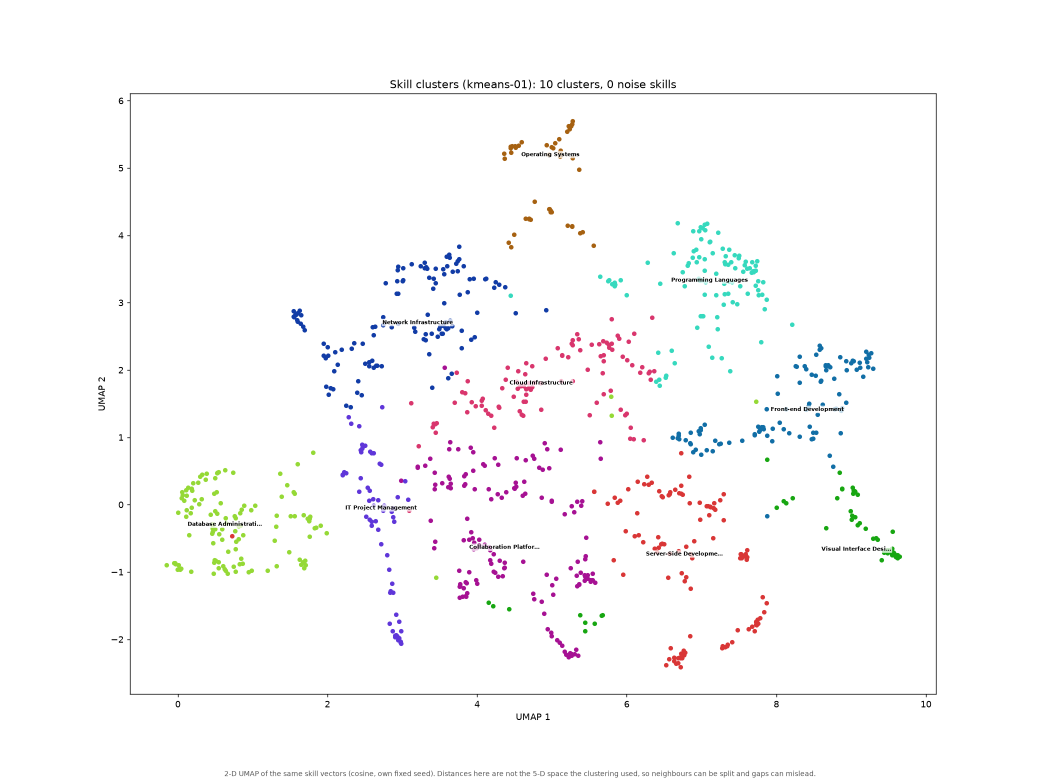
#> input picture data/pipeline_run_v7/taxonomy/plots/cluster_map.png, 2080 x 1560 px, found by its file name (shown at 1/2 size)
$ python crop_taxonomy_image.py
#> lines starting #> are read from the running program, lines starting #| are printed output that depends on the picture; after the words box and inside, x2 and y2 are one past the last pixel; in counts of white or black regions, pixels touching at a corner belong together
"""Crop white margins and the footnote line off the regenerated taxonomy cluster map.

Usage: uv run python scripts/python/slides/crop_taxonomy_image.py [SRC.png] [DEST.png]
The footnote is the last text row, below FOOTNOTE_CUTOFF_FRACTION of the image height; the
slide's speaker notes carry that sentence instead.
"""

from __future__ import annotations

import sys
from pathlib import Path

from PIL import Image, ImageChops

DEFAULT_SRC = Path("docs/presentation/plot_v7/cluster_map.png")
DEFAULT_DEST = Path("docs/presentation/screenshots/taxonomy.png")
FOOTNOTE_CUTOFF_FRACTION = 0.96
PADDING_PX = 12
WHITE_THRESHOLD = 245


def crop_margins(src: Path, dest: Path) -> tuple[int, int]:
    """Write the cropped image to ``dest`` and return its (width, height)."""
    image = Image.open(src).convert("RGB")
    body = image.crop((0, 0, image.width, int(image.height * FOOTNOTE_CUTOFF_FRACTION)))
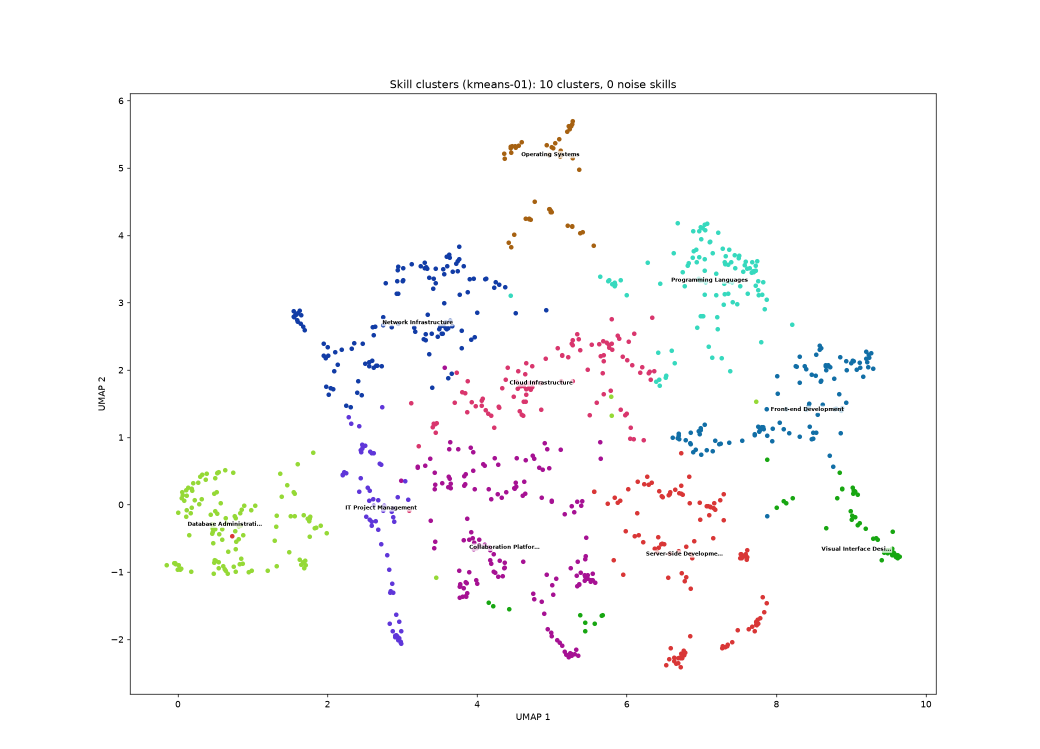
#> body: PIL image 2080x1497 RGB (shown at 1/2 size); mean R, G, B 251.3, 251, 251.3
    mask = ImageChops.invert(body.convert("L").point(lambda v: 255 if v < WHITE_THRESHOLD else 0))
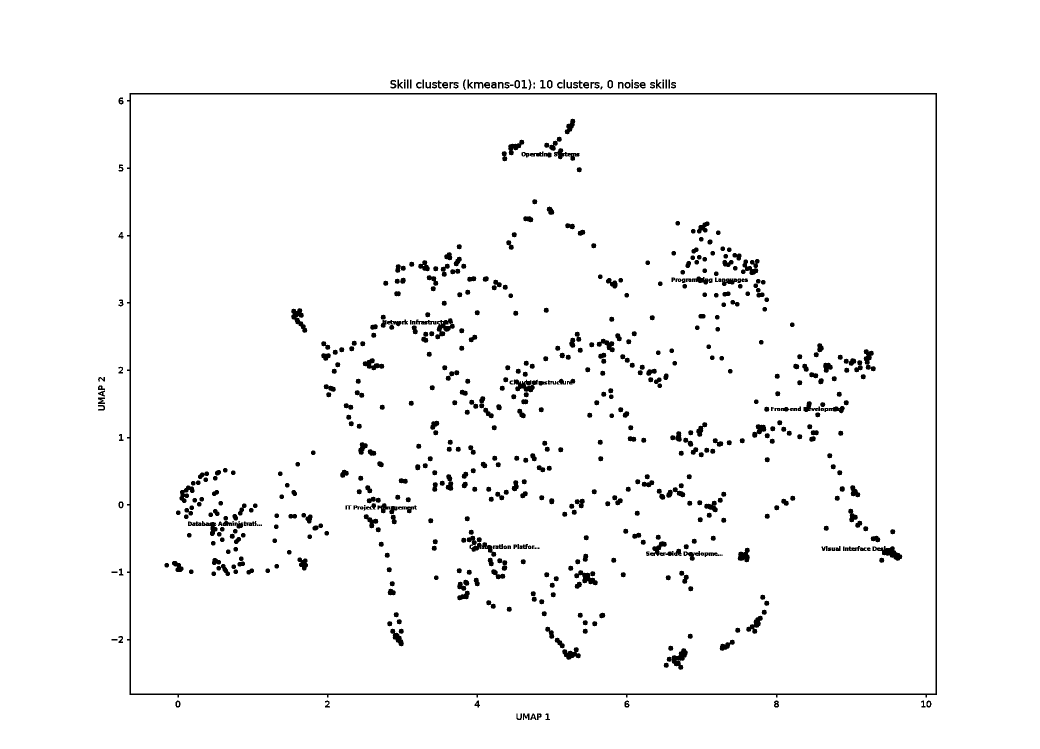
#> mask: PIL image 2080x1497 L (shown at 1/2 size); 97% white; 631 black regions (15 under 20 px), largest, box (x1, y1, x2, y2) and area: (254, 186, 1874, 1395) 17103, (922, 1071, 993, 1114) 974, (1028, 759, 1076, 795) 850
    box = ImageChops.invert(mask).getbbox()
#> box = (196, 159, 1874, 1440)
    left, top, right, bottom = box
#> left = 196; top = 159; right = 1874; bottom = 1440
    padded = (max(left - PADDING_PX, 0), max(top - PADDING_PX, 0),
              min(right + PADDING_PX, body.width), min(bottom + PADDING_PX, body.height))
#> padded = (184, 147, 1886, 1452)
    cropped = body.crop(padded)
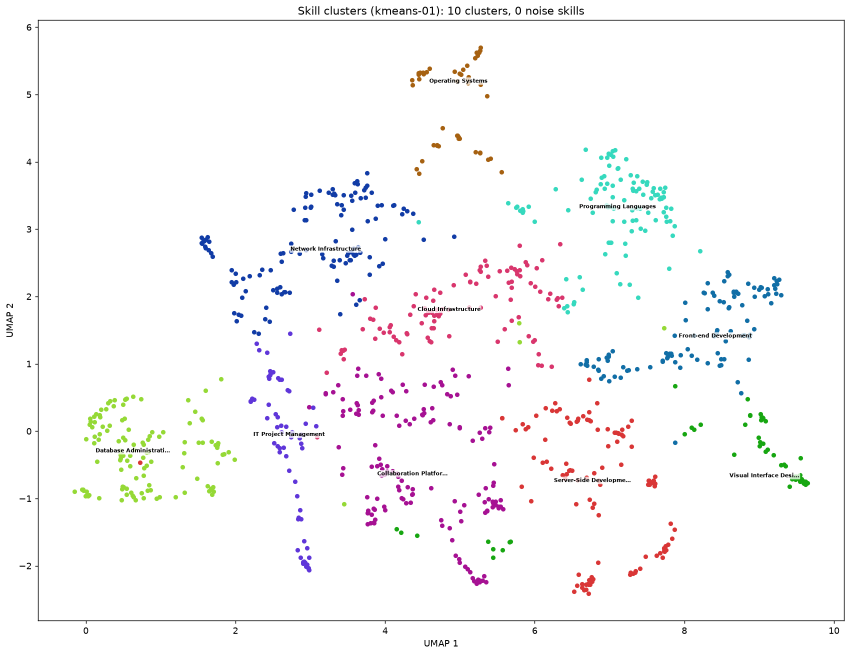
#> cropped: PIL image 1702x1305 RGB (shown at 1/2 size); mean R, G, B 249.7, 249.4, 249.9
    dest.parent.mkdir(parents=True, exist_ok=True)
    cropped.save(dest)
    return cropped.size


if __name__ == "__main__":
    source = Path(sys.argv[1]) if len(sys.argv) > 1 else DEFAULT_SRC
    target = Path(sys.argv[2]) if len(sys.argv) > 2 else DEFAULT_DEST
    print(crop_margins(source, target))

$ run again, with data/pipeline_run_v7/taxonomy/plots/cluster_corpus_balance.png copied over data/pipeline_run_v7/taxonomy/plots/cluster_map.png
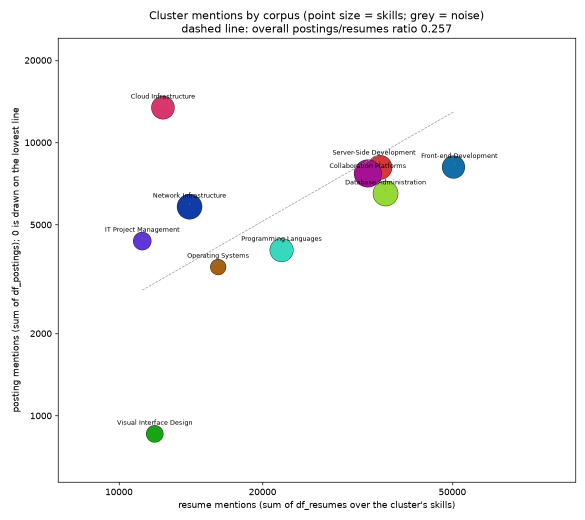
#> input picture data/pipeline_run_v7/taxonomy/plots/cluster_corpus_balance.png, 1170 x 1040 px, found by its file name (shown at 1/2 size)
#> in crop_margins, `mask = ImageChops.invert(body.convert("L").point(lambda v: 255 if v < ..`:
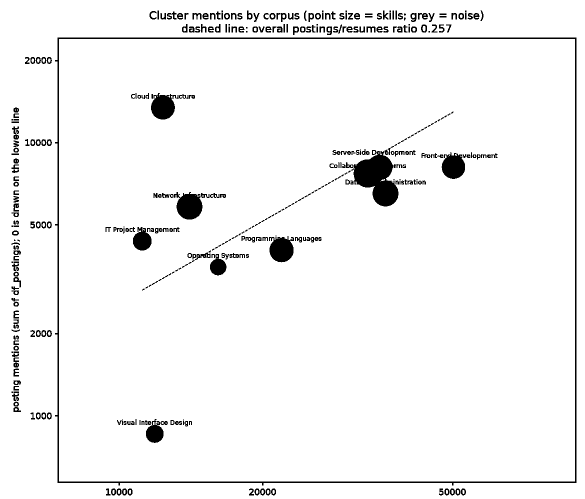
#> mask: PIL image 1170x998 L (shown at 1/2 size); 95.7% white; 399 black regions (112 under 20 px), largest, box (x1, y1, x2, y2) and area: (110, 75, 1153, 971) 11658, (702, 299, 797, 413) 6061, (348, 384, 405, 439) 2237
#> box = (23, 21, 1153, 991)
#> left = 23; top = 21; right = 1153; bottom = 991
#> padded = (11, 9, 1165, 998)
#> in crop_margins, `cropped = body.crop(padded)`:
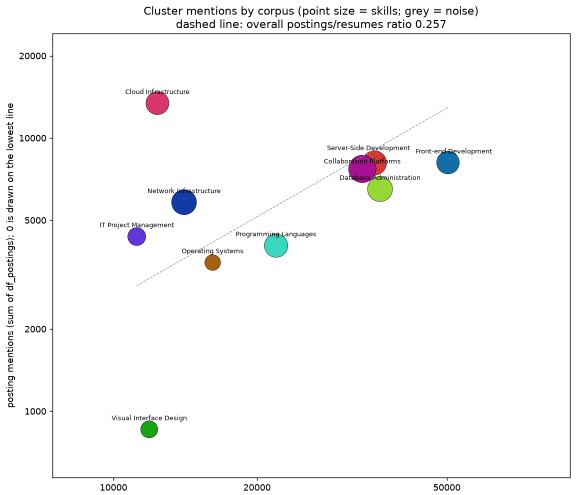
#> cropped: PIL image 1154x989 RGB (shown at 1/2 size); mean R, G, B 248.7, 248.6, 248.8

$ run again, with data/pipeline_run_v7/taxonomy/plots/cluster_one_corpus.png copied over data/pipeline_run_v7/taxonomy/plots/cluster_map.png
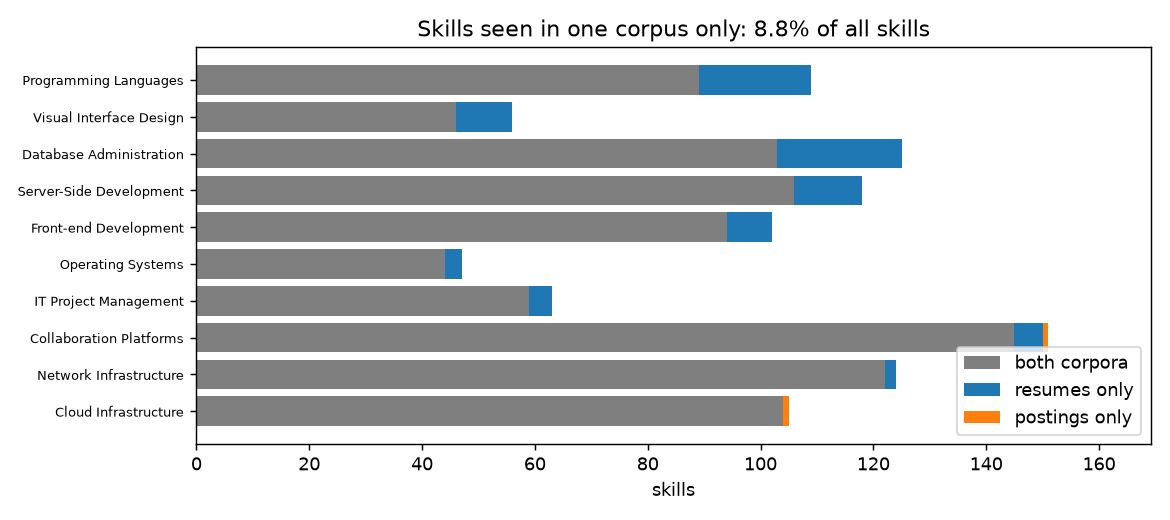
#> input picture data/pipeline_run_v7/taxonomy/plots/cluster_one_corpus.png, 1170 x 520 px, found by its file name
#> in crop_margins, `mask = ImageChops.invert(body.convert("L").point(lambda v: 255 if v < ..`:
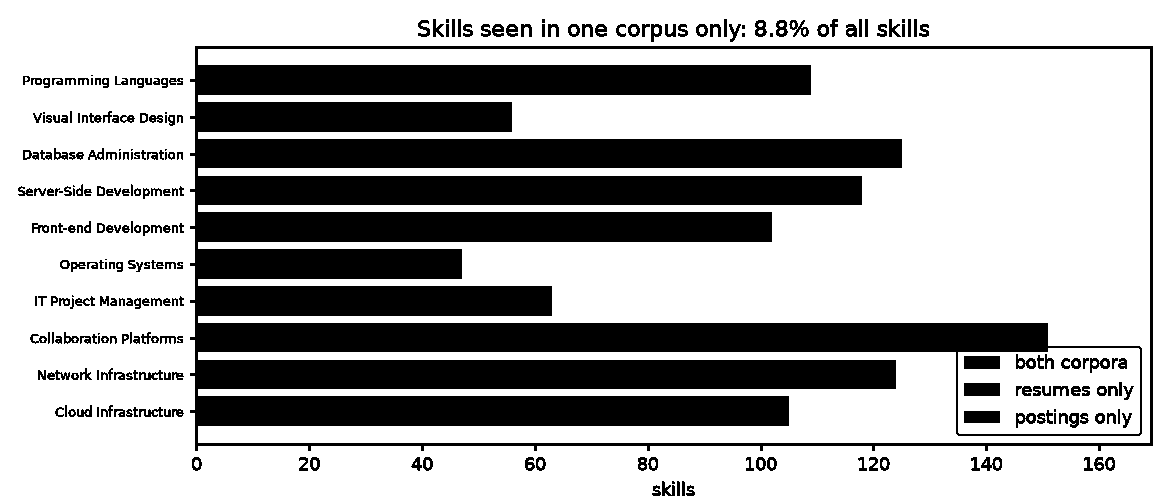
#> mask: PIL image 1170x499 L; 67.3% white; 273 black regions (29 under 20 px), largest, box (x1, y1, x2, y2) and area: (190, 46, 1153, 451) 175151, (964, 356, 1000, 369) 468, (964, 383, 1000, 396) 468
#> box = (18, 19, 1153, 496)
#> left = 18; top = 19; right = 1153; bottom = 496
#> padded = (6, 7, 1165, 499)
#> in crop_margins, `cropped = body.crop(padded)`:
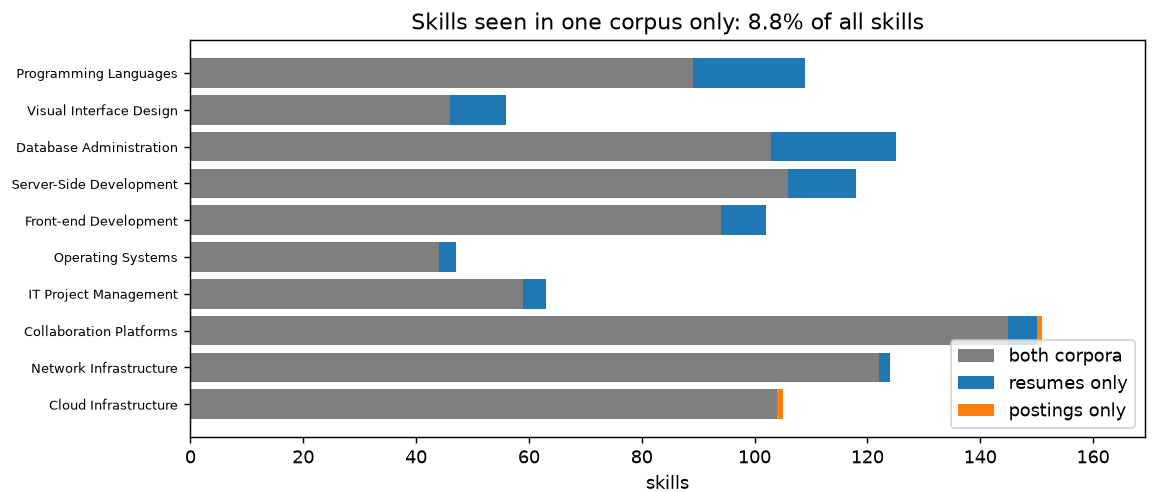
#> cropped: PIL image 1159x492 RGB; mean R, G, B 209.4, 211.5, 212.9

$ run again, with data/pipeline_run_v7/taxonomy/plots/cluster_sizes.png copied over data/pipeline_run_v7/taxonomy/plots/cluster_map.png
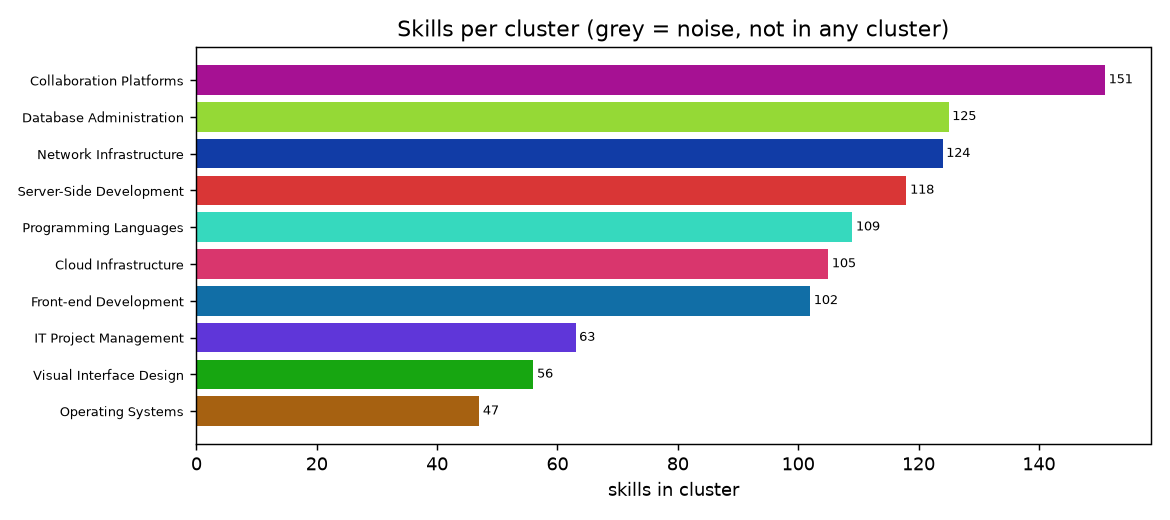
#> input picture data/pipeline_run_v7/taxonomy/plots/cluster_sizes.png, 1170 x 520 px, found by its file name
#> in crop_margins, `mask = ImageChops.invert(body.convert("L").point(lambda v: 255 if v < ..`:
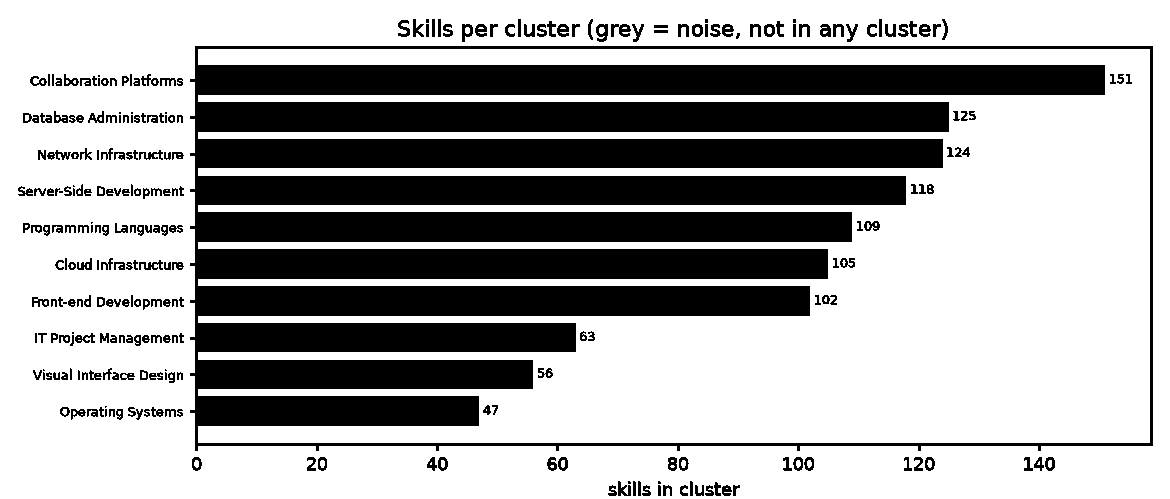
#> mask: PIL image 1170x499 L; 65.7% white; 271 black regions (28 under 20 px), largest, box (x1, y1, x2, y2) and area: (190, 46, 1153, 451) 186246, (611, 24, 631, 37) 159, (596, 24, 608, 42) 137
#> box = (18, 19, 1153, 496)
#> left = 18; top = 19; right = 1153; bottom = 496
#> padded = (6, 7, 1165, 499)
#> in crop_margins, `cropped = body.crop(padded)`:
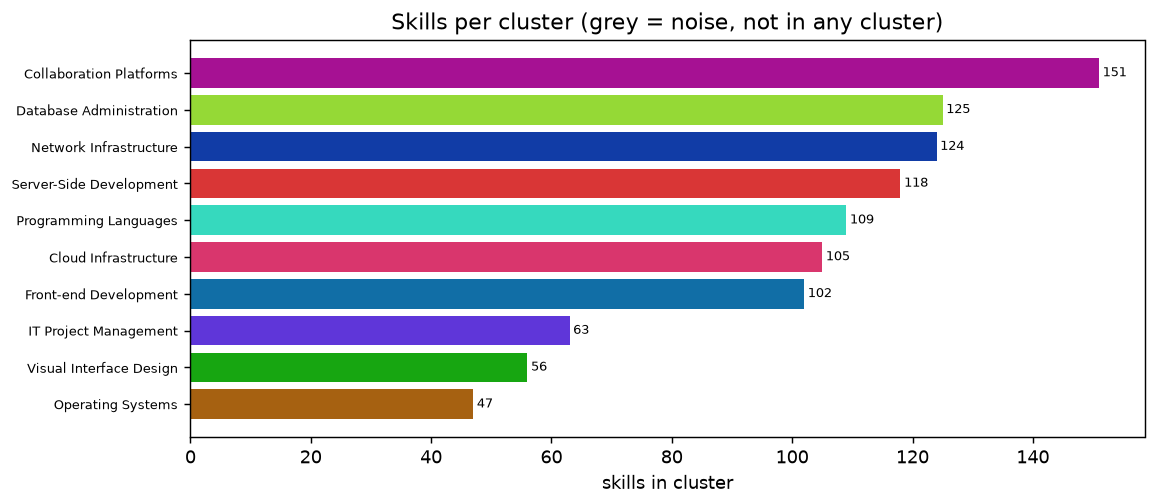
#> cropped: PIL image 1159x492 RGB; mean R, G, B 206.4, 201.6, 207.5
